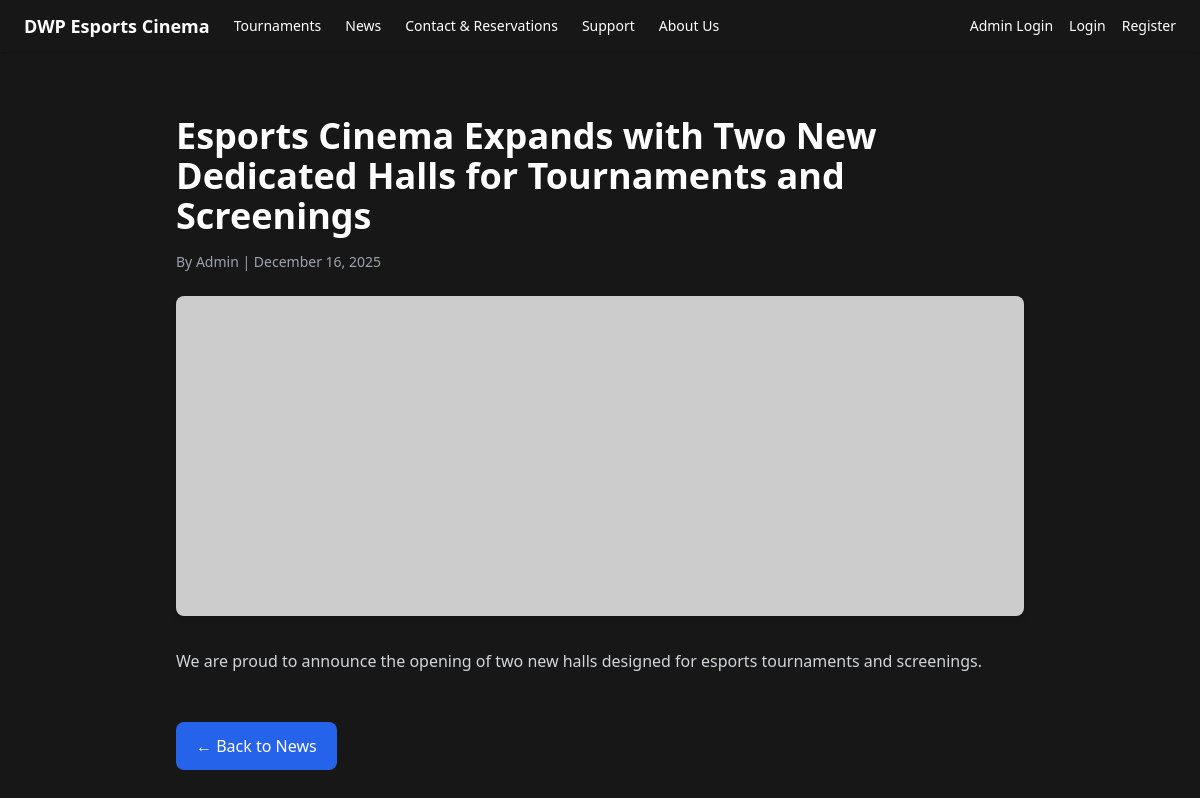
Page /news_article.php?newsID=1 on the committed database.
### tables this page shows
CREATE TABLE News (
    newsID INT PRIMARY KEY AUTO_INCREMENT,
    newsTitle VARCHAR(255) NOT NULL,
    newsContent TEXT NOT NULL,
    newsAuthor VARCHAR(100) NOT NULL,
    newsImage VARCHAR(255),
    newsCreatedAt DATETIME DEFAULT CURRENT_TIMESTAMP
);

### news_article.php (the view, shortened to what this page needs)
<?php
include __DIR__ . '/includes/navbar.php';
$newsID = (int)$_GET['newsID'];
$pdo = Database::getInstance();
$stmt = $pdo->prepare("
    SELECT newsTitle, newsContent, newsAuthor, newsImage, newsCreatedAt
    FROM News
    WHERE newsID = ?
");
$stmt->execute([$newsID]);
$newsItem = $stmt->fetch(PDO::FETCH_ASSOC);
?>
<!DOCTYPE html>
<html lang="en">
<head>
    <script src="https://cdn.tailwindcss.com"></script>
</head>
<body class="bg-neutral-900 text-white font-sans">
    <main class="max-w-4xl mx-auto px-6 py-16">
        <h1 class="text-3xl md:text-4xl font-bold mb-4 text-white">
            <?= htmlspecialchars($newsItem['newsTitle'], ENT_QUOTES | ENT_SUBSTITUTE, 'UTF-8') ?>
        </h1>
        <p class="text-gray-400 text-sm mb-6">
            By <?= htmlspecialchars($newsItem['newsAuthor'], ENT_QUOTES | ENT_SUBSTITUTE, 'UTF-8') ?> | <?= date('F j, Y', strtotime($newsItem['newsCreatedAt'])) ?>
        </p>
        <?php if ($newsItem['newsImage']): ?>
            <img src="<?= htmlspecialchars($newsItem['newsImage'], ENT_QUOTES | ENT_SUBSTITUTE, 'UTF-8') ?>"
                alt="<?= htmlspecialchars($newsItem['newsTitle'], ENT_QUOTES | ENT_SUBSTITUTE, 'UTF-8') ?>"
                class="w-full h-64 md:h-80 object-cover mb-8 rounded-lg shadow-md">
        <?php endif; ?>
        <div class="prose max-w-full text-gray-300 leading-relaxed">
            <?= nl2br(htmlspecialchars($newsItem['newsContent'], ENT_QUOTES | ENT_SUBSTITUTE, 'UTF-8')) ?>
        </div>
        <a href="news.php" class="inline-block mt-12 px-5 py-3 bg-blue-600 text-white rounded-lg hover:bg-blue-300 transition">
            &larr; Back to News
        </a>
    </main>
</body>
</html>

### rows in the picture
news: newsTitle "Esports Cinema Expands with Two New Dedicated Halls for Tournaments and Screenings", newsAuthor "Admin", newsCreatedAt "December 16, 2025", newsContent "We are proud to announce the opening of two new halls designed for esports tournaments and screenings."
